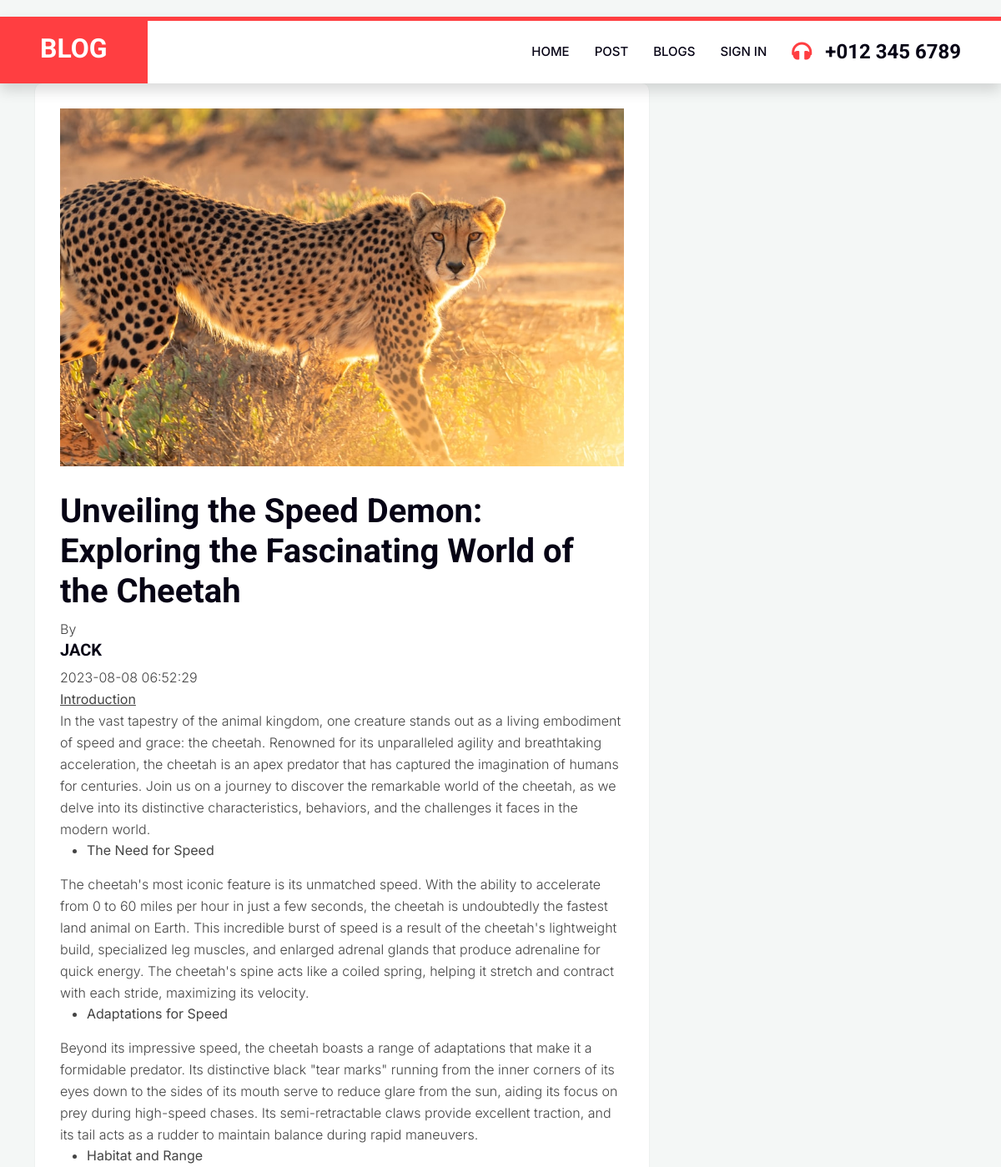
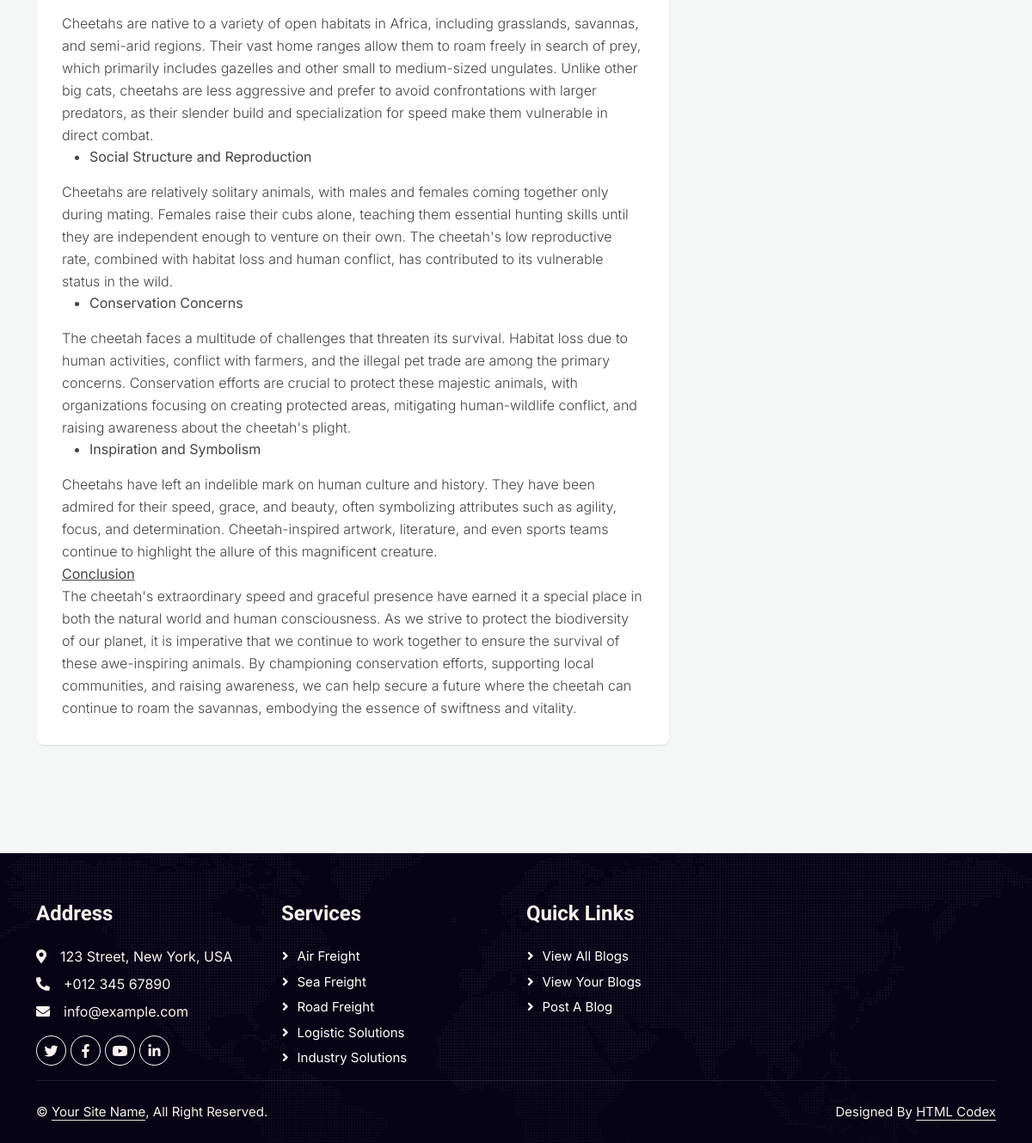
The page /view_blog/18 on the database its author committed (2 pictures, top to bottom).
### tables this page shows
CREATE TABLE `blogs` (
  `bid` int(11) NOT NULL,
  `uname` varchar(20) DEFAULT NULL,
  `b_title` varchar(250) DEFAULT NULL,
  `b_description` text DEFAULT NULL,
  `b_image` varchar(300) DEFAULT NULL,
  `created_time` timestamp NOT NULL DEFAULT current_timestamp(),
  `updated_time` timestamp NOT NULL DEFAULT current_timestamp() ON UPDATE current_timestamp()
);

### application/views/layouts/main_view.php (called while the page is built, shortened)
<?php
$this->load->view('layouts/header');
$this->load->view($main);

### application/controllers/Home.php (called while the page is built, shortened)
<?php
class Home extends CI_Controller
{
    public function __construct()
    {
        $this->load->database();
        $this->load->library('session');
        $this->load->library('form_validation');
    }
    public function view_blog($blog_id)
    {
        $this->load->model('blog_model');
        $data['main'] = 'viewblog_view';
        $data['blog'] = $this->blog_model->get_blog_by_id($blog_id);
        $this->load->view('layouts/main_view', $data);
    }
}

### index.php (called while the page is built, shortened)
<?php
require_once BASEPATH.'core/CodeIgniter.php';

### application/models/blog_model.php (called while the page is built, shortened)
<?php
class blog_model extends CI_Model
{
    public function get_blog_by_id($blog_id)
    {
        $this->db->where('bid', $blog_id);
        $query = $this->db->get('blogs');
        return $query->row_array();
    }
}

### application/views/viewblog_view.php (the view)
<link href="<?php echo base_url(); ?>assets/css/viewblog.css" rel="stylesheet">
<div id="main-content" class="blog-page">
    <div class="container">
        <div class="row clearfix">
            <div class="col-lg-8 col-md-12 left-box">
                <div class="card single_post">
                    <div class="body">
                        <div class="img-post">
                            <img class="d-block img-fluid" src="<?= base_url('uploads/blog_img/' . $blog['b_image']); ?>" alt="Blog Image">
                        </div>
                        <h1><?= $blog['b_title']; ?></h1>
                        <p>By</p>
                        <h3><?= $blog['uname']; ?></h3>
                        <p><?= $blog['created_time']; ?></p>
                        <p><?= $blog['b_description']; ?></p>
                    </div>
                </div>
            </div>
        </div>
    </div>
</div>

### assets/css/style.css (style rules this page uses)
:root { --primary: #FF3E41; --secondary: #51CFED; --light: #F8F2F0; --dark: #060315; }

### assets/css/viewblog.css (style rules this page uses)
body { background-color: #f4f7f6; margin-top:20px; }
.card { background: #fff; transition: .5s; border: 0; margin-bottom: 30px; border-radius: .55rem; position: relative; width: 100%; box-shadow: 0 1px 2px 0 rgb(0 0 0 / 10%); }
.card .body { color: #444; padding: 20px; font-weight: 400; }
.single_post { -webkit-transition: all .4s ease; transition: all .4s ease }
.single_post .body { padding: 30px }
.single_post .img-post { position: relative; overflow: hidden; max-height: 500px; margin-bottom: 30px }
.single_post .img-post>img { -webkit-transform: scale(1); -ms-transform: scale(1); transform: scale(1); opacity: 1; -webkit-transition: -webkit-transform .4s ease, opacity .4s ease; transition: transform .4s ease, opacity .4s ease; max-width: 100%; filter: none; -webkit-filter: grayscale(0); -webkit-transform: scale(1.01) }
.single_post h3 { font-size: 20px; text-transform: uppercase }
.single_post p { font-size: 16px; line-height: 26px; font-weight: 300; margin: 0 }

### rows shown on the page
blogs: b_image (picture), b_title "Unveiling the Speed Demon: Exploring the Fascinating World of the Cheetah", uname "JACK", created_time "2023-08-08 06:52:29", b_description "Introduction In the vast tapestry of the animal kingdom, one creature stands out as a living embodiment of speed and grace: the cheetah. Renowned for its unparalleled agility and breathtaking acceleration, the cheetah is an apex predator that has captured the imagination of humans for centuries. Join us on a journey to discover the remarkable world of the cheetah, as we delve into its distinctive characteristics, behaviors, and the challenges it faces in the modern world. The Need for Speed The cheetah's most iconic feature is its unmatched speed. With the ability to accelerate from 0 to 60 miles per hour in just a few seconds, the cheetah is undoubtedly the fastest land animal on Earth.…"
